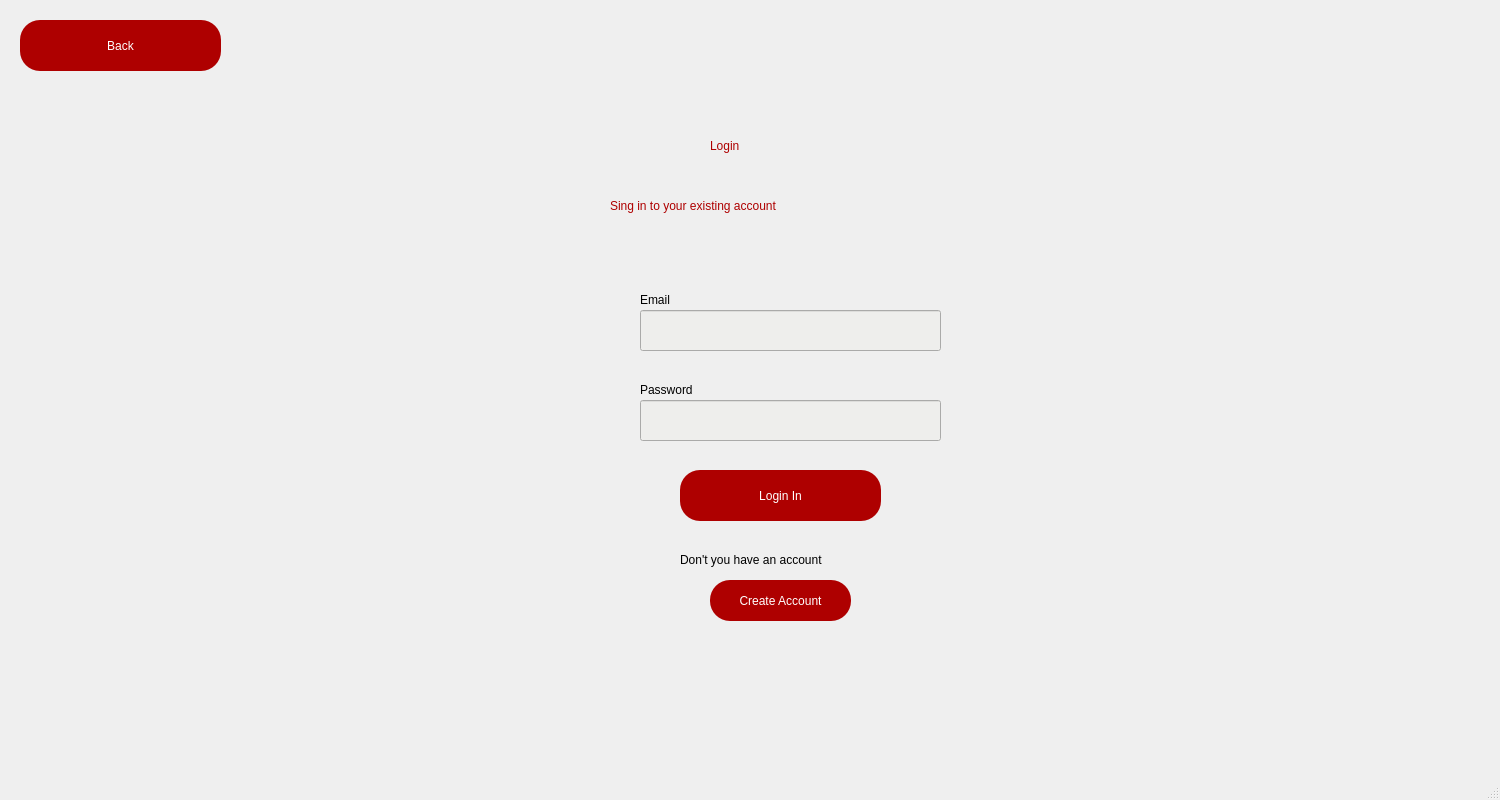
<?xml version="1.0" encoding="UTF-8"?>
<ui version="4.0">
 <class>MainWindow</class>
 <widget class="QMainWindow" name="MainWindow">
  <property name="geometry">
   <rect>
    <x>0</x>
    <y>0</y>
    <width>1500</width>
    <height>800</height>
   </rect>
  </property>
  <property name="windowTitle">
   <string>MainWindow</string>
  </property>
  <widget class="QWidget" name="centralwidget">
   <widget class="QLabel" name="label_2">
    <property name="geometry">
     <rect>
      <x>610</x>
      <y>190</y>
      <width>351</width>
      <height>31</height>
     </rect>
    </property>
    <property name="styleSheet">
     <string notr="true">font: 16pt &quot;DejaVu Sans&quot;;color:rgb(174,0,0)</string>
    </property>
    <property name="text">
     <string>Sing in to your existing account</string>
    </property>
   </widget>
   <widget class="QPushButton" name="ph_back">
    <property name="geometry">
     <rect>
      <x>20</x>
      <y>20</y>
      <width>201</width>
      <height>51</height>
     </rect>
    </property>
    <property name="styleSheet">
     <string notr="true">border-radius:20px;
font: 12pt &quot;DejaVu Sans&quot;;color:rgb(255, 255, 255);
background-color:rgb(174,0,0);</string>
    </property>
    <property name="text">
     <string>Back</string>
    </property>
   </widget>
   <widget class="QLabel" name="label_5">
    <property name="geometry">
     <rect>
      <x>680</x>
      <y>550</y>
      <width>221</width>
      <height>19</height>
     </rect>
    </property>
    <property name="text">
     <string>Don't you have an account</string>
    </property>
   </widget>
   <widget class="QLabel" name="mesaj">
    <property name="geometry">
     <rect>
      <x>670</x>
      <y>240</y>
      <width>201</width>
      <height>31</height>
     </rect>
    </property>
    <property name="styleSheet">
     <string notr="true">color:rgb(239, 41, 41)</string>
    </property>
    <property name="text">
     <string/>
    </property>
   </widget>
   <widget class="QLabel" name="label">
    <property name="geometry">
     <rect>
      <x>710</x>
      <y>100</y>
      <width>141</width>
      <height>91</height>
     </rect>
    </property>
    <property name="styleSheet">
     <string notr="true">font: 36pt &quot;DejaVu Sans&quot;; color:rgb(174,0,0)</string>
    </property>
    <property name="text">
     <string>Login</string>
    </property>
   </widget>
   <widget class="QLabel" name="label_4">
    <property name="geometry">
     <rect>
      <x>640</x>
      <y>380</y>
      <width>79</width>
      <height>19</height>
     </rect>
    </property>
    <property name="styleSheet">
     <string notr="true">font: 12pt &quot;DejaVu Sans&quot;;</string>
    </property>
    <property name="text">
     <string>Password</string>
    </property>
   </widget>
   <widget class="QPushButton" name="ph_login">
    <property name="geometry">
     <rect>
      <x>680</x>
      <y>470</y>
      <width>201</width>
      <height>51</height>
     </rect>
    </property>
    <property name="styleSheet">
     <string notr="true">border-radius:20px;
font: 12pt &quot;DejaVu Sans&quot;;color:rgb(255, 255, 255);
background-color:rgb(174,0,0);</string>
    </property>
    <property name="text">
     <string>Login In</string>
    </property>
   </widget>
   <widget class="QLabel" name="label_3">
    <property name="geometry">
     <rect>
      <x>640</x>
      <y>290</y>
      <width>79</width>
      <height>19</height>
     </rect>
    </property>
    <property name="styleSheet">
     <string notr="true">font: 12pt &quot;DejaVu Sans&quot;;</string>
    </property>
    <property name="text">
     <string>Email</string>
    </property>
   </widget>
   <widget class="QLineEdit" name="ln_passwd">
    <property name="geometry">
     <rect>
      <x>640</x>
      <y>400</y>
      <width>301</width>
      <height>41</height>
     </rect>
    </property>
    <property name="styleSheet">
     <string notr="true">background-color:rgb(238, 238, 236);
font: 12pt &quot;DejaVu Sans&quot;;</string>
    </property>
   </widget>
   <widget class="QLineEdit" name="ln_email">
    <property name="geometry">
     <rect>
      <x>640</x>
      <y>310</y>
      <width>301</width>
      <height>41</height>
     </rect>
    </property>
    <property name="styleSheet">
     <string notr="true">background-color:rgb(238, 238, 236);
font: 12pt &quot;DejaVu Sans&quot;;</string>
    </property>
   </widget>
   <widget class="QPushButton" name="createAccount">
    <property name="geometry">
     <rect>
      <x>710</x>
      <y>580</y>
      <width>141</width>
      <height>41</height>
     </rect>
    </property>
    <property name="styleSheet">
     <string notr="true">border-radius:20px;
font: 12pt &quot;DejaVu Sans&quot;;color:rgb(255, 255, 255);
background-color:rgb(174,0,0);</string>
    </property>
    <property name="text">
     <string>Create Account</string>
    </property>
   </widget>
  </widget>
  <widget class="QMenuBar" name="menubar">
   <property name="geometry">
    <rect>
     <x>0</x>
     <y>0</y>
     <width>1500</width>
     <height>22</height>
    </rect>
   </property>
  </widget>
  <widget class="QStatusBar" name="statusbar"/>
 </widget>
 <resources/>
 <connections/>
</ui>
